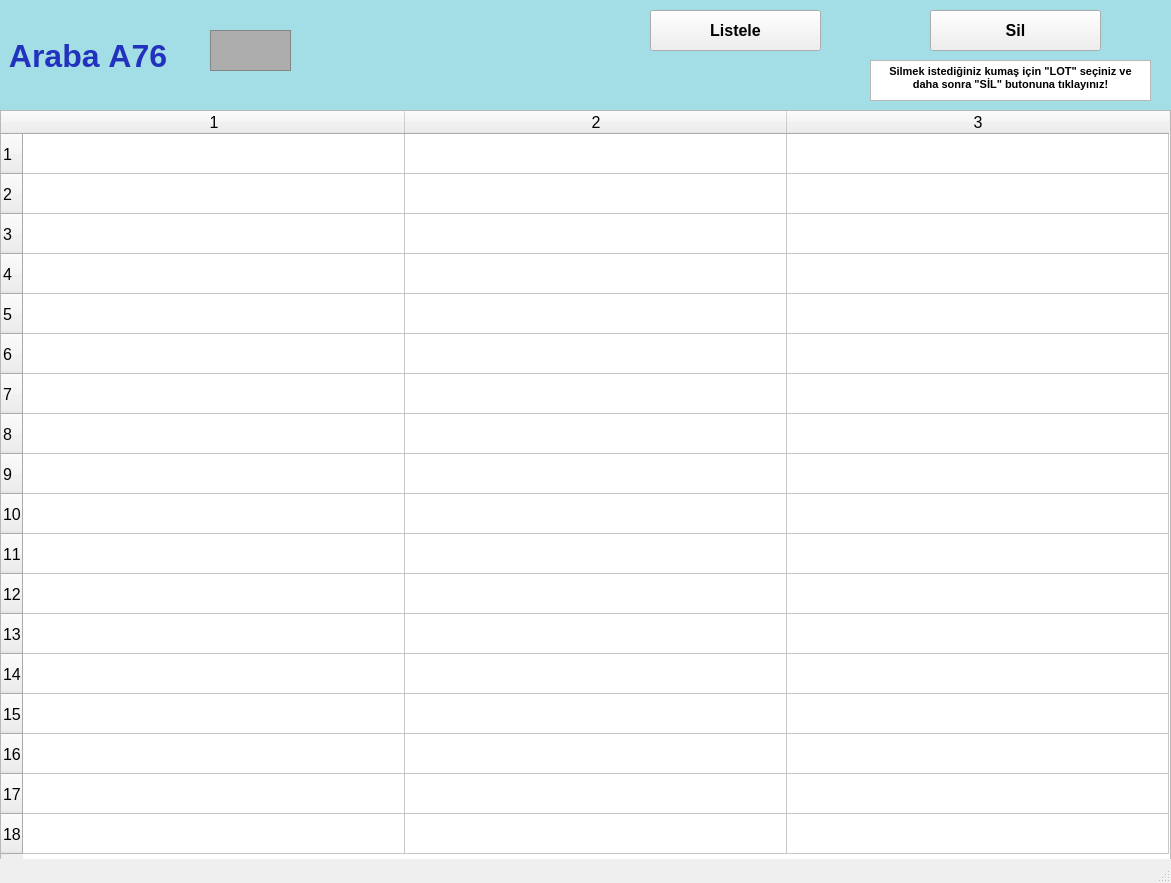
<?xml version="1.0" encoding="UTF-8"?>
<ui version="4.0">
 <class>arabalarA76_ekran</class>
 <widget class="QMainWindow" name="arabalarA76_ekran">
  <property name="geometry">
   <rect>
    <x>0</x>
    <y>0</y>
    <width>1171</width>
    <height>883</height>
   </rect>
  </property>
  <property name="font">
   <font>
    <pointsize>12</pointsize>
    <weight>50</weight>
    <bold>false</bold>
    <kerning>false</kerning>
   </font>
  </property>
  <property name="windowTitle">
   <string/>
  </property>
  <widget class="QWidget" name="centralwidget">
   <widget class="QLabel" name="arabaA1yazi_lbl">
    <property name="geometry">
     <rect>
      <x>0</x>
      <y>0</y>
      <width>1171</width>
      <height>111</height>
     </rect>
    </property>
    <property name="font">
     <font>
      <pointsize>24</pointsize>
      <weight>75</weight>
      <bold>true</bold>
     </font>
    </property>
    <property name="styleSheet">
     <string notr="true">background-color: rgb(163, 221, 229);
color: rgb(34, 50, 190);</string>
    </property>
    <property name="text">
     <string> Araba A76</string>
    </property>
   </widget>
   <widget class="QFrame" name="arabaA1_img">
    <property name="geometry">
     <rect>
      <x>210</x>
      <y>30</y>
      <width>81</width>
      <height>41</height>
     </rect>
    </property>
    <property name="styleSheet">
     <string notr="true">background-color: rgb(173, 173, 173);</string>
    </property>
    <property name="frameShape">
     <enum>QFrame::StyledPanel</enum>
    </property>
    <property name="frameShadow">
     <enum>QFrame::Raised</enum>
    </property>
   </widget>
   <widget class="QPushButton" name="listele76_btn">
    <property name="geometry">
     <rect>
      <x>650</x>
      <y>10</y>
      <width>171</width>
      <height>41</height>
     </rect>
    </property>
    <property name="font">
     <font>
      <pointsize>12</pointsize>
      <weight>75</weight>
      <bold>true</bold>
     </font>
    </property>
    <property name="text">
     <string>Listele</string>
    </property>
   </widget>
   <widget class="QTableWidget" name="A76_tw">
    <property name="geometry">
     <rect>
      <x>0</x>
      <y>110</y>
      <width>1171</width>
      <height>751</height>
     </rect>
    </property>
    <property name="baseSize">
     <size>
      <width>0</width>
      <height>0</height>
     </size>
    </property>
    <property name="rowCount">
     <number>18</number>
    </property>
    <property name="columnCount">
     <number>3</number>
    </property>
    <attribute name="horizontalHeaderVisible">
     <bool>true</bool>
    </attribute>
    <attribute name="horizontalHeaderCascadingSectionResizes">
     <bool>false</bool>
    </attribute>
    <attribute name="horizontalHeaderDefaultSectionSize">
     <number>382</number>
    </attribute>
    <attribute name="horizontalHeaderMinimumSectionSize">
     <number>38</number>
    </attribute>
    <attribute name="verticalHeaderDefaultSectionSize">
     <number>40</number>
    </attribute>
    <attribute name="verticalHeaderMinimumSectionSize">
     <number>23</number>
    </attribute>
    <row/>
    <row/>
    <row/>
    <row/>
    <row/>
    <row/>
    <row/>
    <row/>
    <row/>
    <row/>
    <row/>
    <row/>
    <row/>
    <row/>
    <row/>
    <row/>
    <row/>
    <row/>
    <column/>
    <column/>
    <column/>
   </widget>
   <widget class="QPushButton" name="sil76_btn">
    <property name="geometry">
     <rect>
      <x>930</x>
      <y>10</y>
      <width>171</width>
      <height>41</height>
     </rect>
    </property>
    <property name="font">
     <font>
      <pointsize>12</pointsize>
      <weight>75</weight>
      <bold>true</bold>
     </font>
    </property>
    <property name="text">
     <string>Sil</string>
    </property>
   </widget>
   <widget class="QTextBrowser" name="textBrowser">
    <property name="geometry">
     <rect>
      <x>870</x>
      <y>60</y>
      <width>281</width>
      <height>41</height>
     </rect>
    </property>
    <property name="html">
     <string>&lt;!DOCTYPE HTML PUBLIC &quot;-//W3C//DTD HTML 4.0//EN&quot; &quot;http://www.w3.org/TR/REC-html40/strict.dtd&quot;&gt;
&lt;html&gt;&lt;head&gt;&lt;meta name=&quot;qrichtext&quot; content=&quot;1&quot; /&gt;&lt;style type=&quot;text/css&quot;&gt;
p, li { white-space: pre-wrap; }
&lt;/style&gt;&lt;/head&gt;&lt;body style=&quot; font-family:'MS Shell Dlg 2'; font-size:12pt; font-weight:400; font-style:normal;&quot;&gt;
&lt;p align=&quot;center&quot; style=&quot; margin-top:0px; margin-bottom:0px; margin-left:0px; margin-right:0px; -qt-block-indent:0; text-indent:0px;&quot;&gt;&lt;span style=&quot; font-size:8pt; font-weight:600;&quot;&gt;Silmek istediğiniz kumaş için &amp;quot;LOT&amp;quot; seçiniz ve daha sonra &amp;quot;SİL&amp;quot; butonuna tıklayınız!&lt;/span&gt;&lt;/p&gt;&lt;/body&gt;&lt;/html&gt;</string>
    </property>
   </widget>
  </widget>
  <widget class="QStatusBar" name="statusbar"/>
 </widget>
 <resources/>
 <connections/>
</ui>
